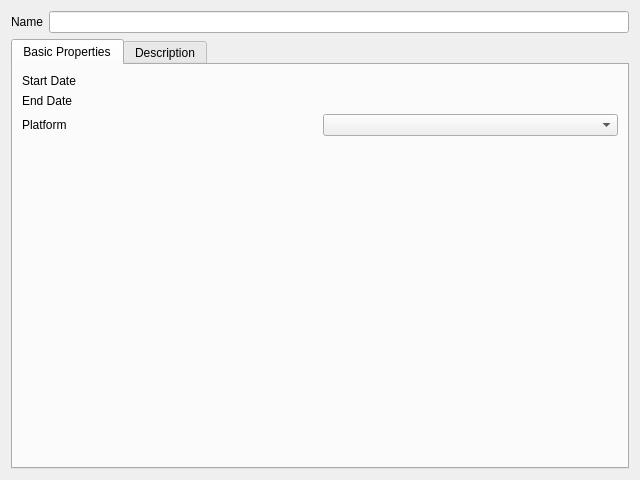
<?xml version="1.0" encoding="UTF-8"?>
<ui version="4.0">
 <class>Form</class>
 <widget class="QWidget" name="Form">
  <property name="geometry">
   <rect>
    <x>0</x>
    <y>0</y>
    <width>640</width>
    <height>480</height>
   </rect>
  </property>
  <property name="windowTitle">
   <string>Form</string>
  </property>
  <layout class="QGridLayout" name="gridLayout_2">
   <item row="0" column="0">
    <layout class="QVBoxLayout" name="verticalLayout">
     <item>
      <layout class="QHBoxLayout" name="horizontalLayout">
       <item>
        <widget class="QLabel" name="label_2">
         <property name="text">
          <string>Name</string>
         </property>
        </widget>
       </item>
       <item>
        <widget class="QLineEdit" name="txtName"/>
       </item>
      </layout>
     </item>
    </layout>
   </item>
   <item row="1" column="0">
    <widget class="QTabWidget" name="tabWidget">
     <property name="currentIndex">
      <number>0</number>
     </property>
     <widget class="QWidget" name="tab">
      <attribute name="title">
       <string>Basic Properties</string>
      </attribute>
      <layout class="QGridLayout" name="gridLayout_3">
       <item row="0" column="0">
        <layout class="QGridLayout" name="tab1GridLayout">
         <item row="1" column="0">
          <widget class="QLabel" name="label_3">
           <property name="text">
            <string>End Date</string>
           </property>
          </widget>
         </item>
         <item row="2" column="0">
          <widget class="QLabel" name="label_4">
           <property name="text">
            <string>Platform</string>
           </property>
          </widget>
         </item>
         <item row="2" column="1">
          <widget class="QComboBox" name="cboPlatform"/>
         </item>
         <item row="0" column="0">
          <widget class="QLabel" name="StartDate">
           <property name="text">
            <string>Start Date</string>
           </property>
          </widget>
         </item>
         <item row="3" column="1">
          <spacer name="verticalSpacer">
           <property name="orientation">
            <enum>Qt::Vertical</enum>
           </property>
           <property name="sizeHint" stdset="0">
            <size>
             <width>20</width>
             <height>40</height>
            </size>
           </property>
          </spacer>
         </item>
        </layout>
       </item>
      </layout>
     </widget>
     <widget class="QWidget" name="tab_2">
      <attribute name="title">
       <string>Description</string>
      </attribute>
      <layout class="QGridLayout" name="gridLayout_4">
       <item row="0" column="0">
        <widget class="QTextEdit" name="txtDescription"/>
       </item>
      </layout>
     </widget>
    </widget>
   </item>
  </layout>
 </widget>
 <resources/>
 <connections/>
</ui>
